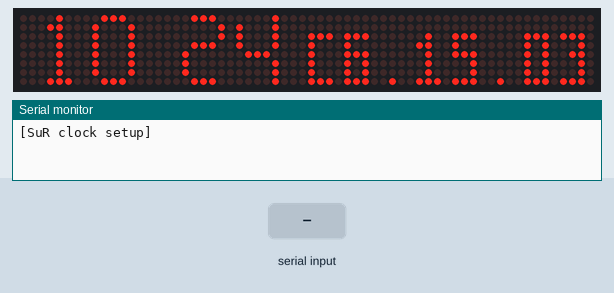
The sketch below on a simulated Arduino Nano, built with avr-gcc and run on an emulated ATmega328P. Parts: 64×8 LED matrix, the last lines printed to the serial monitor. The inputs (shaded band) are chosen by the test bench. The local clock reads 2024-03-15 10:24:30 at power-on unless the sketch sets it.

Above: at 1.2 s.
1.3 s: "D\n" received over Serial
At 3.2 s:
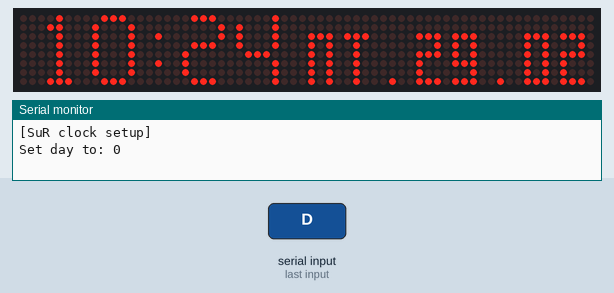
4.3 s: "Y\n" received over Serial
At 6.0 s:
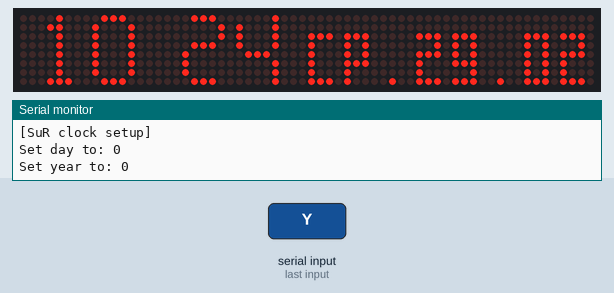
7.3 s: "M\n" received over Serial
At 9.4 s:
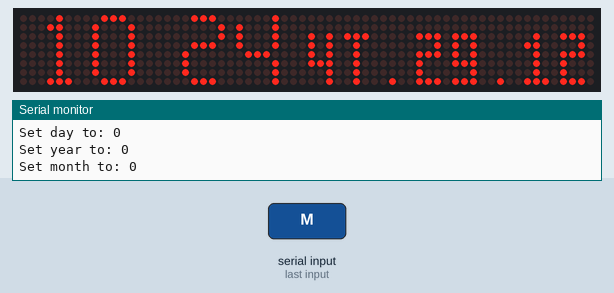
10.3 s: "h90\n" received over Serial
At 12.2 s:
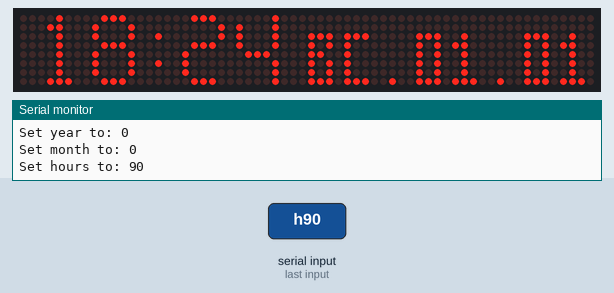
13.3 s: "m90\n" received over Serial
At 14.4 s:
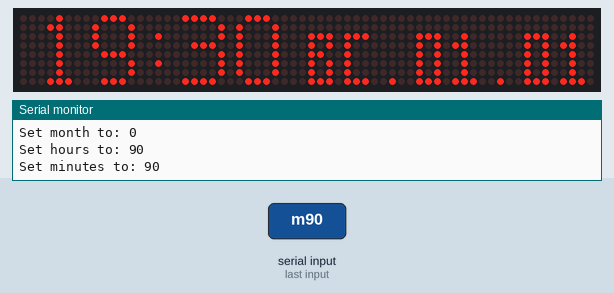
16.1 s: "s90\n" received over Serial
At 17.2 s:
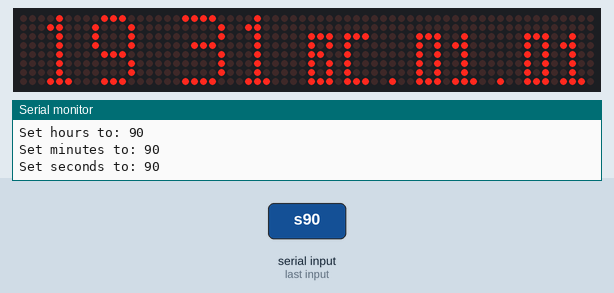
Timing chart, 0 to 19.1 s (numbered marks = the images above; inputs shaded):
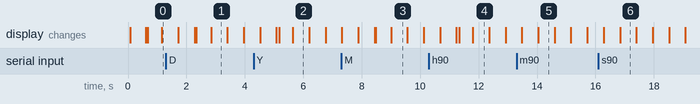

Measured:
- after the input at 1.3 s, the display: first differs from a run without the input after 1.0 s (image 1 shows a later state)
- after the input at 4.3 s, the display: first differs from a run without the input after 0.88 s (image 2 shows a later state)
- after the input at 7.3 s, the display: first differs from a run without the input after 1.2 s (image 3 shows a later state)
- after the input at 10.3 s, the display: first differs from a run without the input after 0.94 s (image 4 shows a later state)
- after the input at 13.3 s, the display: first differs from a run without the input after 0.74 s (image 5)
- after the input at 16.1 s, the display: first differs from a run without the input after 0.74 s (image 6)

The sketch:

Matrix_Clock_ds1307.ino
```cpp
//MicroSuR D`Clock
//24h only screen
//MAX7219 dot matrix module 8 dot matrix 2*4 display module
//FC16_HW
//Russian week day font

#include <MD_Parola.h>
#include <MD_MAX72xx.h>
#include <SPI.h>
#include "font_clock.h"
#include <MD_DS1307.h>
#include <Wire.h>

uint8_t wd = 0;
uint8_t dd = 0;
uint8_t mm = 0;
uint16_t yy = 2020;
uint8_t h = 0;
uint8_t m = 0;
uint8_t s = 0;

#define PRINTS(s) Serial.print(F(s));
#define PRINT(s, v) { Serial.print(F(s)); Serial.print(v); }

#define NUM_ZONES 2
#define ZONE_SIZE 4
#define MAX_DEVICES (NUM_ZONES * ZONE_SIZE)
#define ZONE_UPPER  0
#define ZONE_LOWER  1
#define HARDWARE_TYPE MD_MAX72XX::FC16_HW

// NOTE: These pin numbers may need to be adapted
// Arduino nano (ATmega328P)
#define CLK_PIN   13
#define DATA_PIN  11
#define CS_PIN    10
// DS1307 pins:
// (grey)SCK(SCL) - A5
// (violet)SDA - A4

// Hardware SPI connection
MD_Parola P = MD_Parola(HARDWARE_TYPE, CS_PIN, MAX_DEVICES);

#define SPEED_TIME_LOWER 75 // speed of the transition
#define SPEED_TIME_UPPER 40
#define PAUSE_TIME  0

#define MAX_MESG  10

// Global variables
char szMesg[MAX_MESG + 1] = {"00.00.00"};
char szTime[MAX_MESG + 1] = {"00:00"};

String inputString = "";         // a String to hold incoming data
bool stringComplete = false;  // whether the string is complete

void getTime(char *psz, bool f = true)
{
  s = RTC.s;
  m = RTC.m;
  h = RTC.h;
  sprintf(psz, "%02d%c%02d", h, (f ? ':' : ' '), m);
  //strcpy(szTime, "00:00");
}

void getDate(char *psz)
{
  dd = RTC.dd;
  mm = RTC.mm;
  //  yy = Clock.getYear();
  wd = RTC.dow;
  sprintf(psz, "%c.%02d.%02d", wd + 60, dd, mm);
  //strcpy(szMesg, "00.00.00");
}

char htoa(uint8_t i)
{
  if (i < 10)
  {
    return (i + '0');
  }
  else if (i < 16)
  {
    return (i - 10 + 'a');
  }
  return ('?');
}

const char *p2dig(uint8_t v, uint8_t mode)
// print 2 digits leading zero
{
  static char c[3] = { "00" };

  switch (mode)
  {
    case HEX:
      {
        c[0] = htoa((v >> 4) & 0xf);
        c[1] = htoa(v & 0xf);
      }
      break;

    case DEC:
      {
        c[0] = ((v / 10) % 10) + '0';
        c[1] = (v % 10) + '0';
      }
      break;
  }

  return (c);
}

const char *dow2String(uint8_t code)
{
  static const char *str[] = { "---", "Mon", "Tue", "Wed", "Thu", "Fri", "Sat", "Sun" };

  if (code > 7) code = 0;
  return (str[code]);
}

void printTime()
{
  PRINT("\n", RTC.yyyy);
  PRINT("-", p2dig(RTC.mm, DEC));
  PRINT("-", p2dig(RTC.dd, DEC));
  PRINT(" ", p2dig(RTC.h, DEC));
  PRINT(":", p2dig(RTC.m, DEC));
  PRINT(":", p2dig(RTC.s, DEC));
  if (RTC.status(DS1307_12H) == DS1307_ON)
    PRINT(" ", RTC.pm ? "pm" : "am");
  PRINT(" ", dow2String(RTC.dow));
  PRINTS("\n");
}

void usage(void)
{
  PRINTS("\n? - help (this message)");
  PRINTS("\n\nt, T - read the current time");
  PRINTS("\nhXX, mXX, sXX - set hours, minutes, seconds to XX");
  PRINTS("\n\dX, wX - set DoW to X");
  PRINTS("\n\nDxx, Mxx - set day, month to xx");
  PRINTS("\nYxxxx - set year to xxxx");
  PRINTS("\n\nS - get RTC status");
  PRINTS("\n");
}

const char *ctl2String(uint8_t code)
{
  static const char *str[] =
  {
    "CLOCK_HALT",
    "SQW_RUN",
    "SQW_TYPE_ON",
    "SQW_TYPE_OFF",
    "12H MODE"
  };

  return (str[code]);
}

const char *sts2String(uint8_t code)
{
  static const char *str[] =
  {
    "ERROR",
    "ON",
    "OFF",
    "1Hz",
    "4KHz",
    "8KHz",
    "32KHz",
    "HIGH",
    "LOW"
  };

  return (str[code]);
}

void showStatus()
{
  PRINT("\nClock Halt: ", sts2String(RTC.status(DS1307_CLOCK_HALT)));
  PRINT("\nIs running: ", RTC.isRunning());
  PRINT("\nSQW Output: ", sts2String(RTC.status(DS1307_SQW_RUN)));
  PRINT("\nSQW Type (on): ", sts2String(RTC.status(DS1307_SQW_TYPE_ON)));
  PRINT("\nSQW Type (off): ", sts2String(RTC.status(DS1307_SQW_TYPE_OFF)));
  PRINT("\n12h mode: ", sts2String(RTC.status(DS1307_12H)));
  PRINTS("\n");
}

/*
  SerialEvent occurs whenever a new data comes in the hardware serial RX. This
  routine is run between each time loop() runs, so using delay inside loop can
  delay response. Multiple bytes of data may be available.
*/
void serialEvent() {
  while (Serial.available()) {
    // get the new byte:
    char inChar = (char)Serial.read();
    // add it to the inputString:
    inputString += inChar;
    // if the incoming character is a newline, set a flag so the main loop can
    // do something about it:
    //PRINT("\nchar: ", inChar);
    if ( (inChar == '\r') || (inChar == '\n') ) {
      stringComplete = true;
    }
  }
}

void ReadConsole() {
  // print the string when a newline arrives:
  if (stringComplete) {
    //    Serial.println(inputString);
    //    Serial.println(inputString.charAt(0));
    //    Serial.println(inputString.substring(1).toInt());

    switch (inputString.charAt(0))
    {
      case '?':
      default:
        usage();
        break;
      case 'h':
        RTC.h = inputString.substring(1).toInt();
        RTC.writeTime();
        PRINT("\nSet hours to: ", RTC.h);
        PRINTS("\n");
        break;

      case 'm':
        RTC.m = inputString.substring(1).toInt();
        RTC.writeTime();
        PRINT("\nSet minutes to: ", RTC.m);
        PRINTS("\n");
        break;

      case 's':
        RTC.s = inputString.substring(1).toInt();
        RTC.writeTime();
        PRINT("\nSet seconds to: ", RTC.s);
        PRINTS("\n");
        break;

      case 'd':
      case 'w':
        RTC.dow = inputString.substring(1).toInt();
        RTC.writeTime();
        PRINT("\nSet DoW to: ", RTC.dow);
        PRINTS("\n");
        break;

      case 'D':
        RTC.dd = inputString.substring(1).toInt();
        RTC.writeTime();
        PRINT("\nSet day to: ", RTC.dd);
        PRINTS("\n");
        break;

      case 'M':
        RTC.mm = inputString.substring(1).toInt();
        RTC.writeTime();
        PRINT("\nSet month to: ", RTC.mm);
        PRINTS("\n");
        break;

      case 'Y':
        RTC.yyyy = inputString.substring(1).toInt();
        RTC.writeTime();
        PRINT("\nSet year to: ", RTC.yyyy);
        PRINTS("\n");
        break;

      case 'S':
        showStatus();
        break;

      case 't':
      case 'T':
        printTime();
        break;
    }

    // clear the string:
    inputString = "";
    stringComplete = false;
  }

}

void setup(void)
{
  Serial.begin(9600);
  PRINTS("[SuR clock setup]");
  // reserve 200 bytes for the inputString:
  inputString.reserve(200);

  Wire.begin();

  // Ensure the clock is running
  if (!RTC.isRunning())
    RTC.control(DS1307_CLOCK_HALT, DS1307_OFF);

  //RTC.control(DS1307_CLOCK_HALT, DS1307_OFF);
  //RTC.control(DS1307_12H, DS1307_OFF);
  //RTC.readTime();

  P.begin(NUM_ZONES);
  P.setInvert(false);

  P.setZone(ZONE_UPPER, ZONE_SIZE, MAX_DEVICES - 1);
  P.setZone(ZONE_LOWER, 0, ZONE_SIZE - 1);

  P.setFont(ZONE_UPPER, NumFontUpper);
  P.setFont(ZONE_LOWER, NumFontLower);
  P.setCharSpacing(ZONE_UPPER, 1);
  P.setCharSpacing(ZONE_LOWER, 1);

  P.displayZoneText(ZONE_UPPER, szTime, PA_CENTER, SPEED_TIME_UPPER, 0, PA_PRINT, PA_NO_EFFECT);
  P.displayZoneText(ZONE_LOWER, szMesg, PA_CENTER, SPEED_TIME_LOWER, 0, PA_PRINT, PA_NO_EFFECT);

  P.displayAnimate();
  //P.displayReset();
  //P.displayClear();
  // synchronise the start
  //P.synchZoneStart();

  //  RTC.yyyy = 2020;
  //  RTC.mm = 7;
  //  RTC.dd = 9;
  //
  //  RTC.h = 17;
  //  RTC.m = 45;
  //  RTC.s = 30;
  //
  //  RTC.dow = 4;
  //  RTC.writeTime();

}

void loop(void)
{
  static uint32_t lastTime = 0; // millis() memory
  static bool flasher = true;  // seconds passing flasher

  P.displayAnimate();

  if (P.getZoneStatus(ZONE_UPPER))
  {

    P.setTextEffect(ZONE_UPPER, PA_PRINT, PA_NO_EFFECT);
    if ( h > 19 || h < 10 )
    {
      P.setIntensity(0);
    }
    else
    {
      P.setIntensity(1); //Set display brightness 0-15
    }

    if (millis() - lastTime >= 500)
    {
      RTC.readTime();
      lastTime = millis();
      getTime(szTime, flasher);
      getDate(szMesg);
      if (RTC.status(DS1307_CLOCK_HALT) != DS1307_ON)
      {
        flasher = !flasher; //":"
      }
      ReadConsole();
    }

    //    if ( s > 58 )
    //    {
    //      P.setTextEffect(ZONE_UPPER, PA_PRINT, PA_SCROLL_LEFT);
    //    }

    P.displayReset(ZONE_UPPER);
  }

  if (P.getZoneStatus(ZONE_LOWER))
  {
    //P.setTextEffect(ZONE_LOWER, PA_SCROLL_LEFT, PA_SCROLL_LEFT);
    P.displayReset(ZONE_LOWER);
  }

  //P.displayReset();
  //synchronise the start
  //P.synchZoneStart();

} //END
```

Source omitted: font_clock.h (data table, 7013 bytes)
